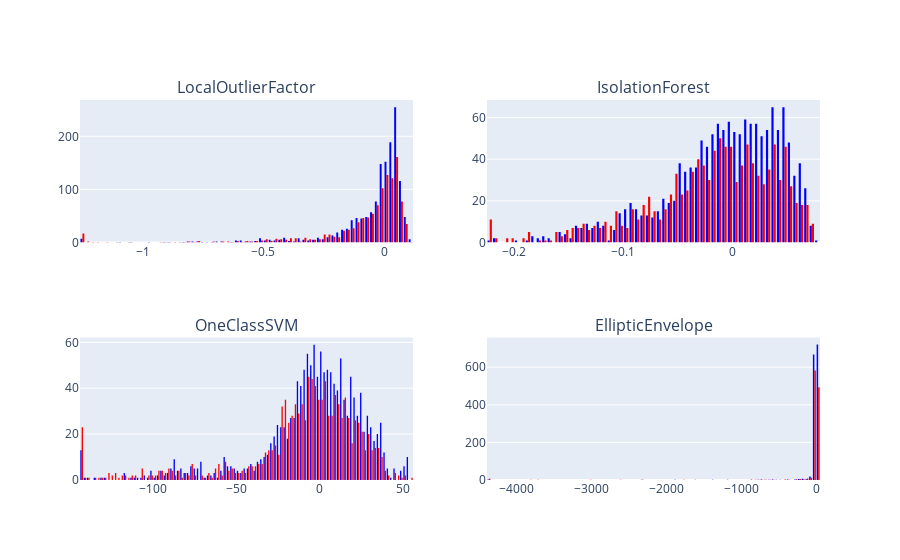

Notebook cell for this chart:
### Code cell
import pandas as pd
from sklearn.ensemble import IsolationForest
from sklearn.neighbors import LocalOutlierFactor
from sklearn.svm import OneClassSVM
from sklearn.covariance import EllipticEnvelope

from plotly.subplots import make_subplots

train = pd.read_csv('df_train_other.csv')
test = pd.read_csv('df_test_other.csv')
contamination = 0.05

clf = []
# Create a model
clfs = [LocalOutlierFactor(n_neighbors=20, contamination=contamination, novelty=True), IsolationForest(contamination=contamination), OneClassSVM(nu=contamination), EllipticEnvelope(support_fraction=0.95, contamination=contamination)]

fig = make_subplots(rows=2, cols=2, subplot_titles=['LocalOutlierFactor', 'IsolationForest', 'OneClassSVM', 'EllipticEnvelope'])

for i, clf in enumerate(clfs):
    # Fit the model
    clf.fit(train)

    # Score the train data
    train_scores = clf.decision_function(train)
    test_scores = clf.decision_function(test)

    # Nomralize scores to [0, 1]
    all_scores = np.concatenate((train_scores, test_scores))
    # train_scores = (train_scores - np.min(all_scores)) / (np.max(all_scores) - np.min(all_scores))
    # test_scores = (test_scores - np.min(all_scores)) / (np.max(all_scores) - np.min(all_scores))
    
    # # If value below -5 set to -5
    # train_scores[train_scores < -5] = -5
    # test_scores[test_scores < -5] = -5

    # mean and std
    mean = np.mean(train_scores)
    std = np.std(train_scores)
    
    # Any values below -4 std are set to -4 std
    train_scores[train_scores < mean - 4*std] = mean - 4*std
    test_scores[test_scores < mean - 4*std] = mean - 4*std

    fig.add_trace(go.Histogram(x=train_scores, nbinsx=100, marker=dict(color='blue'), showlegend=False,
                               name='Train Scores'), row=i//2+1, col=i%2+1)
    fig.add_trace(go.Histogram(x=test_scores, nbinsx=100, marker=dict(color='red'), showlegend=False,
                               name='Test Scores'), row=i//2+1, col=i%2+1)
fig.show() 

# Save figure
fig.write_image('Results/demo.png')

### Figure 1 — Plotly figure (JSON) as saved in the notebook; plotly's stock layout.template omitted (floating-point values rounded to 4 significant figures; data arrays with more than 128 entries replaced by an {"elided": "..."} marker saying what was removed)
{"data": [{"marker": {"color": "blue"}, "name": "Train Scores", "nbinsx": 100, "showlegend": false, "type": "histogram", "x": {"elided": "1440 float values"}, "xaxis": "x", "yaxis": "y"}, {"marker": {"color": "red"}, "name": "Test Scores", "nbinsx": 100, "showlegend": false, "type": "histogram", "x": {"elided": "1133 float values"}, "xaxis": "x", "yaxis": "y"}, {"marker": {"color": "blue"}, "name": "Train Scores", "nbinsx": 100, "showlegend": false, "type": "histogram", "x": {"elided": "1440 float values"}, "xaxis": "x2", "yaxis": "y2"}, {"marker": {"color": "red"}, "name": "Test Scores", "nbinsx": 100, "showlegend": false, "type": "histogram", "x": {"elided": "1133 float values"}, "xaxis": "x2", "yaxis": "y2"}, {"marker": {"color": "blue"}, "name": "Train Scores", "nbinsx": 100, "showlegend": false, "type": "histogram", "x": {"elided": "1440 float values"}, "xaxis": "x3", "yaxis": "y3"}, {"marker": {"color": "red"}, "name": "Test Scores", "nbinsx": 100, "showlegend": false, "type": "histogram", "x": {"elided": "1133 float values"}, "xaxis": "x3", "yaxis": "y3"}, {"marker": {"color": "blue"}, "name": "Train Scores", "nbinsx": 100, "showlegend": false, "type": "histogram", "x": {"elided": "1440 float values"}, "xaxis": "x4", "yaxis": "y4"}, {"marker": {"color": "red"}, "name": "Test Scores", "nbinsx": 100, "showlegend": false, "type": "histogram", "x": {"elided": "1133 float values"}, "xaxis": "x4", "yaxis": "y4"}], "layout": {"annotations": [{"font": {"size": 16}, "showarrow": false, "text": "LocalOutlierFactor", "x": 0.225, "xanchor": "center", "xref": "paper", "y": 1, "yanchor": "bottom", "yref": "paper"}, {"font": {"size": 16}, "showarrow": false, "text": "IsolationForest", "x": 0.775, "xanchor": "center", "xref": "paper", "y": 1, "yanchor": "bottom", "yref": "paper"}, {"font": {"size": 16}, "showarrow": false, "text": "OneClassSVM", "x": 0.225, "xanchor": "center", "xref": "paper", "y": 0.375, "yanchor": "bottom", "yref": "paper"}, {"font": {"size": 16}, "showarrow": false, "text": "EllipticEnvelope", "x": 0.775, "xanchor": "center", "xref": "paper", "y": 0.375, "yanchor": "bottom", "yref": "paper"}], "xaxis": {"anchor": "y", "domain": [0, 0.45]}, "xaxis2": {"anchor": "y2", "domain": [0.55, 1]}, "xaxis3": {"anchor": "y3", "domain": [0, 0.45]}, "xaxis4": {"anchor": "y4", "domain": [0.55, 1]}, "yaxis": {"anchor": "x", "domain": [0.625, 1]}, "yaxis2": {"anchor": "x2", "domain": [0.625, 1]}, "yaxis3": {"anchor": "x3", "domain": [0, 0.375]}, "yaxis4": {"anchor": "x4", "domain": [0, 0.375]}}}
